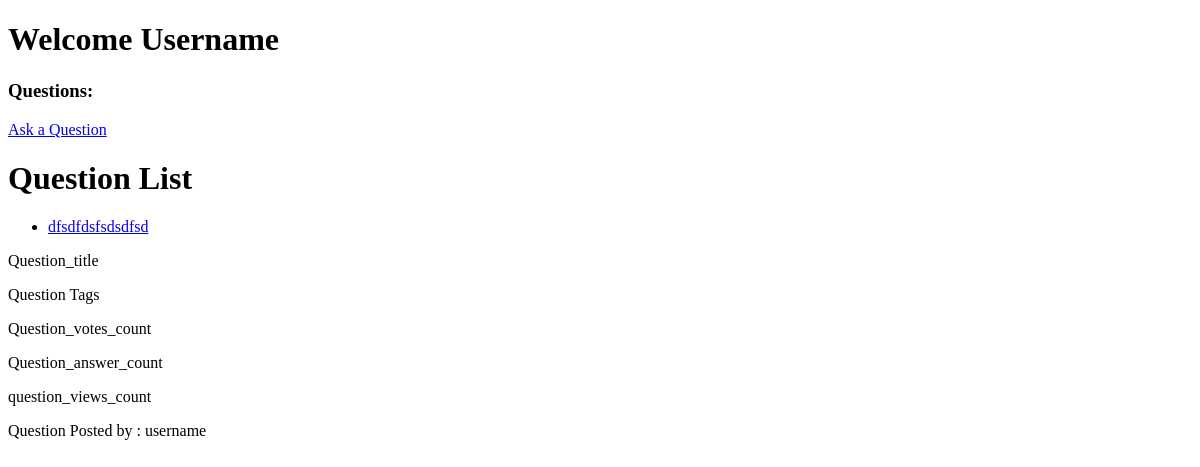
Before: / with the older database file.
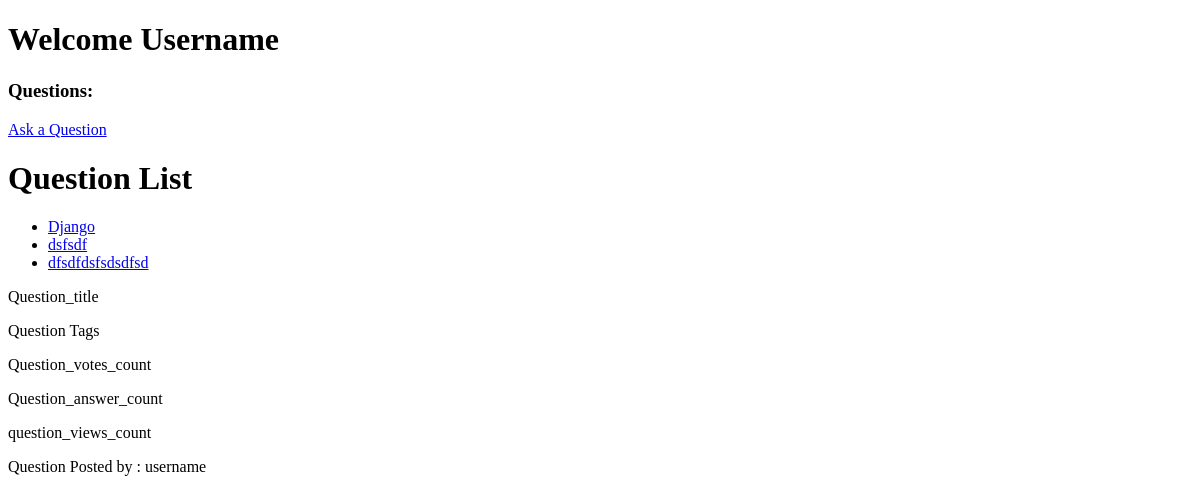
After: the same page with the newer database file.
### features/models.py (models this page shows, shortened)
class question(models.Model):
    question_id = models.AutoField(primary_key=True)
    question_title = models.CharField(max_length=220)
    question_text = models.CharField(max_length=500)
    question_already_done = models.CharField(max_length=300)
    question_tags = models.CharField(max_length=100)
    question_pub_date = models.DateTimeField(
        auto_now_add=True)  # Use auto_now_add

### features/views.py (the view)
# urls.py: path('', views.index, name='index'),
def index(request):
    questions = question.objects.all()
    return render(request, 'index.html', {'questions': questions})

### templates/index.html (shortened to what this page needs)
<!DOCTYPE html>
<html lang="en">
  <head>
  </head>
  <body>
    <h1>Welcome Username</h1>
    <h3>Questions:</h3>
    <a href="{% url 'create_question' %}">Ask a Question</a>
    <h1>Question List</h1>
    <ul>
      {% for q in questions %}
      <li><a href="{% url 'question_details' %}">{{ q.question_title }}</a></li>
      {% endfor %}
    </ul>
    <div class="question_container">
      <div class="question_title"><p>Question_title</p></div>
      <div class="question_tags"><p>Question Tags</p></div>
      <div class="question_reviews">
        <p>Question_votes_count</p>
        <p>Question_answer_count</p>
        <p>question_views_count</p>
      </div>
      <div class="question_posted_by">
        <p>Question Posted by : username</p>
      </div>
    </div>
  </body>
</html>

Changed rows visible on the page:
added question: question_title "Django"
added question: question_title "dsfsdf"
